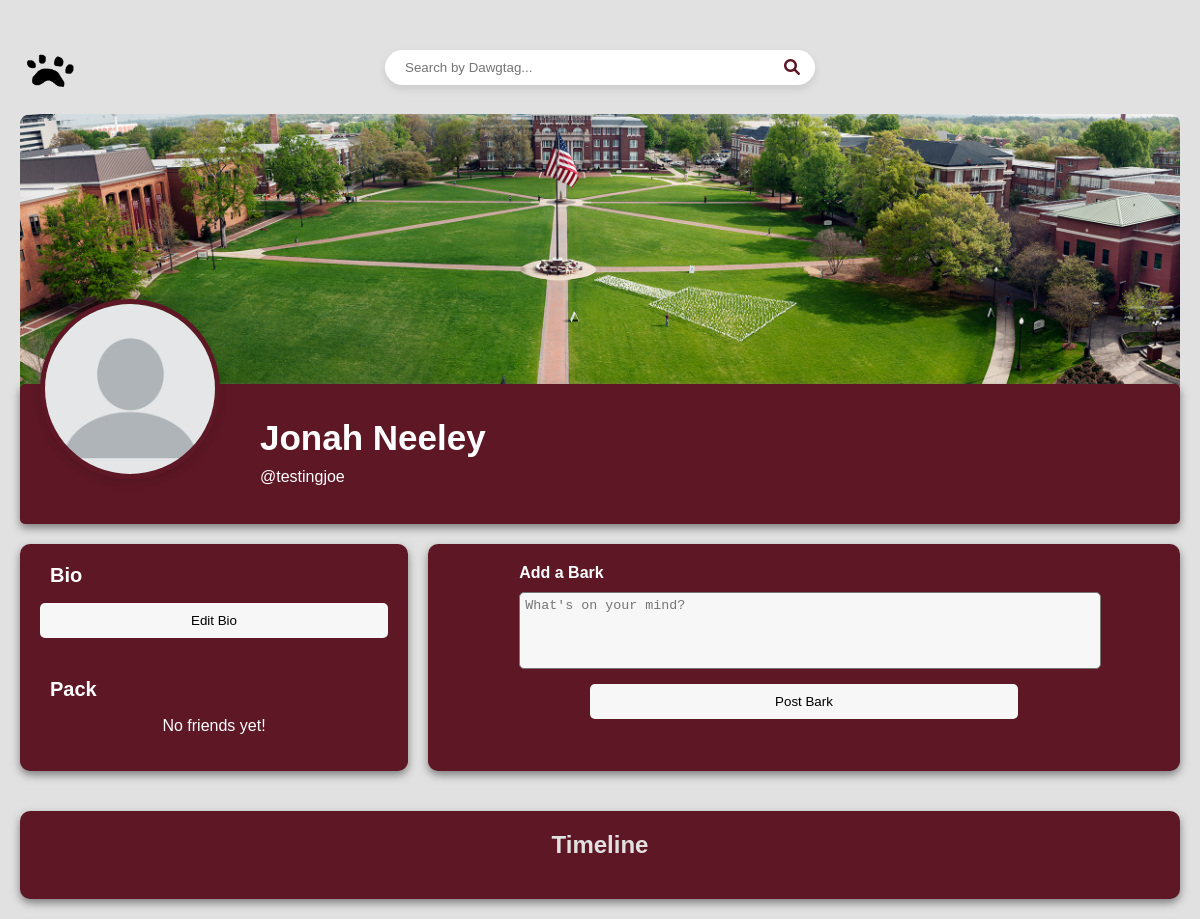
The app's page /main/profile/testingjoe/, older data.
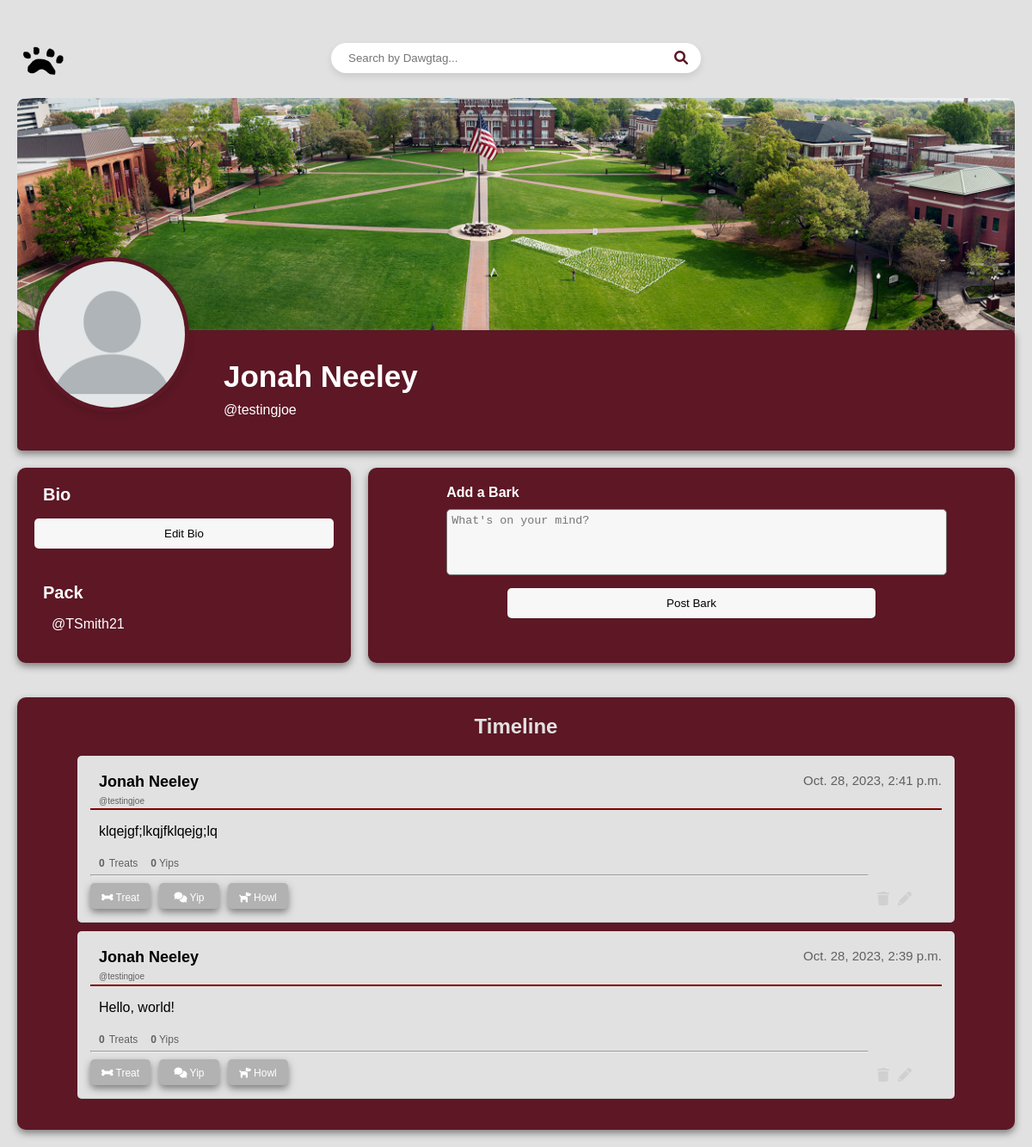
The same page, newer data.
### homepage/models.py (models this page shows, shortened)
class DawgHouseUser(AbstractBaseUser, PermissionsMixin):
    username = models.CharField(unique=True, max_length=30)
    first_name = models.CharField(max_length=30)
    last_name = models.CharField(max_length=30)
    bio = models.TextField(blank=True, max_length=200)
    friends = models.ManyToManyField("self", blank=True)
    is_staff = models.BooleanField(default=False)
    USERNAME_FIELD = "username"
    REQUIRED_FIELDS = ["first_name", "last_name"]
    objects = DawgHouseUserManager()

class Bark(models.Model):
    id = models.UUIDField(primary_key=True, default=uuid.uuid4)
    user = models.ForeignKey(settings.AUTH_USER_MODEL, on_delete=models.CASCADE)
    content = models.TextField()
    timestamp = models.DateTimeField(auto_now_add=True)
    num_likes = models.IntegerField(default=0)
    treated_by = models.ManyToManyField(
        DawgHouseUser, related_name="treats_given", blank=True
    )

### homepage/views.py (the view)
# urls.py: path("profile/<str:username>/", views.ProfileView, name="profile"),
def ProfileView(request, username):
    user = get_object_or_404(DawgHouseUser, username=username)
    friends_list = user.friends.all()
    barks = Bark.objects.filter(user=user).order_by("-timestamp")
    context = {"user": user, "barks": barks, "friends_list": friends_list}
    return render(request, "user_profile.html", context)

### homepage/templates/user_profile.html (shortened to what this page needs)
<!DOCTYPE html>
<html>
  <head>
    {% load static %}
    <link rel="stylesheet" href="{% static 'profile.css' %}" />
    <link rel="stylesheet" href="https://cdnjs.cloudflare.com/ajax/libs/font-awesome/6.0.0/css/all.min.css">
  </head>
  <body>
    <div class="top-bar">
      <a href="{% url 'main_timeline' %}" class="logo-link">
        <img
          src="{% static 'images/DHLogo.png' %}"
          alt="DawgHouse Logo"
          class="logo"
        />
      </a>
      <div class="search-bar-container">
        <input type="text" id="searchInput" placeholder="Search by Dawgtag...">
        <i class="fa fa-search" aria-hidden="true"></i>
      </div>
    </div>
    <div class="profile-cover">
      <img
        src="{% static 'images/msstate.jpg' %}"
        alt="{{ user.username }}'s cover photo"
      />
    </div>
    <div class="profile-content">
      <div class="profile-header">
        <img
          src="{% static 'images/profilePicture.jpg' %}"
          alt="{{ user.username }}'s profile picture"
        />
        <div class="profile-name-bio">
          <h1>{{ user.first_name }} {{ user.last_name }}</h1>
          <p>@{{ user.username }}</p>
        </div>
      </div>
      <div class="profile-layout">
        <div class="bio-container">
          <strong>Bio</strong>
          <div class="display-bio">
            <button id="editBioButton">Edit Bio</button>
          </div>
          <div class="friends-list">
            <strong>Pack</strong>
            {% if friends_list %}
            <ul>
              {% for friend in friends_list %}
              <li>@{{ friend.username }}</li>
              {% endfor %}
            </ul>
            {% else %}
            <p>No friends yet!</p>
            {% endif %}
          </div>
        </div>
        <div class="add-bark-container">
          <form action="{% url 'post_bark' %}" method="post">
            <div class="bark-input-group">
              <strong>Add a Bark</strong>
              <textarea
                name="bark_content"
                placeholder="What's on your mind?"
                required
              ></textarea>
            </div>
            <button type="submit">Post Bark</button>
          </form>
        </div>
        <div class="barks-container">
          <h2>Timeline</h2>
          <ul>
            {% for bark in barks %}
            <li class="bark">
              <div class="bark-header">
                  <h3>{{ user.first_name }} {{ user.last_name }}</h3>
                  <p class="timestamp">{{ bark.timestamp }}</p>
              </div>
              <h4>@{{ user.username }}</h4>
              <hr color="maroon">
              <div class="bark-content-display">
                <p>{{ bark.content }}</p>
                <i class="fa fa-pencil show-edit-bark-form" aria-hidden="true"></i>
                <i class="fa fa-trash delete-bark" onclick="return confirm('Are you sure you want to delete this bark?');" aria-hidden="true"></i>
              </div>
        <div class="counters-container">
          <h4 class="counters-container">
            <strong>{{ bark.num_likes }}</strong> Treats
            <span class="comment-counter"><strong>0</strong> Yips</span>
          </h4>
        </div>
        <hr>
        <div class="button-container">
          <form action="{% url 'give_treat' bark.id %}" method="post">
            {% csrf_token %} {% if user in bark.treated_by.all %}
            <button type="submit" style="background-color: rgb(70, 18, 18)"><i class="fa-solid fa-bone" style="color:white;"></i> Treat</button>
            {% else %}
            <button type="submit"><i class="fa-solid fa-bone" style="color:white;"></i> Treat</button>
            {% endif %}
          </form>
          <button type="button">
              <i class="fa-solid fa-comments" style="color:white;"></i> Yip
          </button>
          <button type="button">
              <i class="fa-solid fa-dog" style="color:white;"></i> Howl
          </button>
      </div>
      </li>
      {% endfor %}
    </ul>
  </div>
</div>
    </body>
  </html>

Row changes from the older to the newer data that the page shows:
now on this page (row edited): DawgHouseUser: first_name "Jonah", last_name "Neeley", username "testingjoe"
now on one of the page's lists (row edited): DawgHouseUser: username "TSmith21"
added Bark: timestamp "Oct. 28, 2023, 2:41 p.m.", content "klqejgf;lkqjfklqejg;lq", num_likes "0", shows "Treat"
added Bark: timestamp "Oct. 28, 2023, 2:39 p.m.", content "Hello, world!", num_likes "0", shows "Treat"
Text that changed along with them:
text no longer shown: "No friends yet!"
